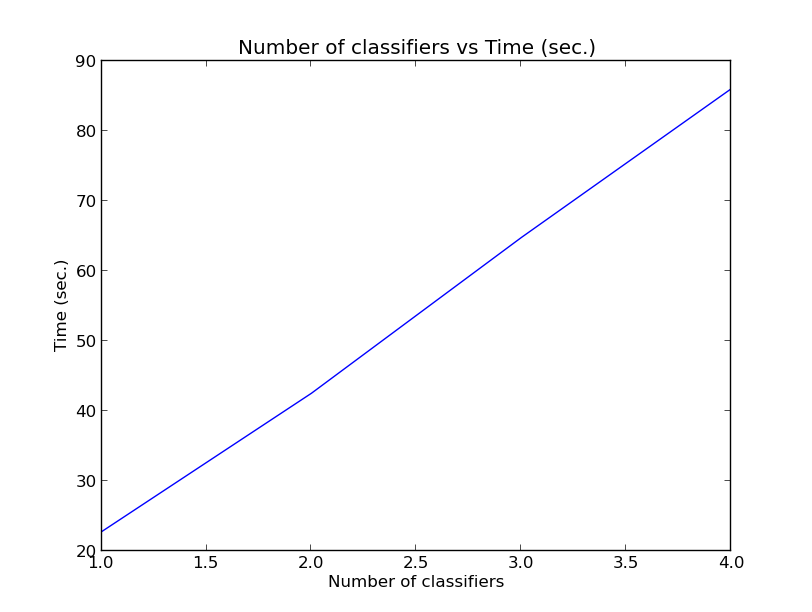

This figure's Python source:
import math
import matplotlib.pyplot as plt
y=[22.7225,42.5,64.75,86]
x=[1,2,3,4]
plt.plot(x, y)
plt.xlabel("Number of classifiers")
plt.ylabel("Time (sec.)")
plt.title("Number of classifiers vs Time (sec.)")
plt.show()
